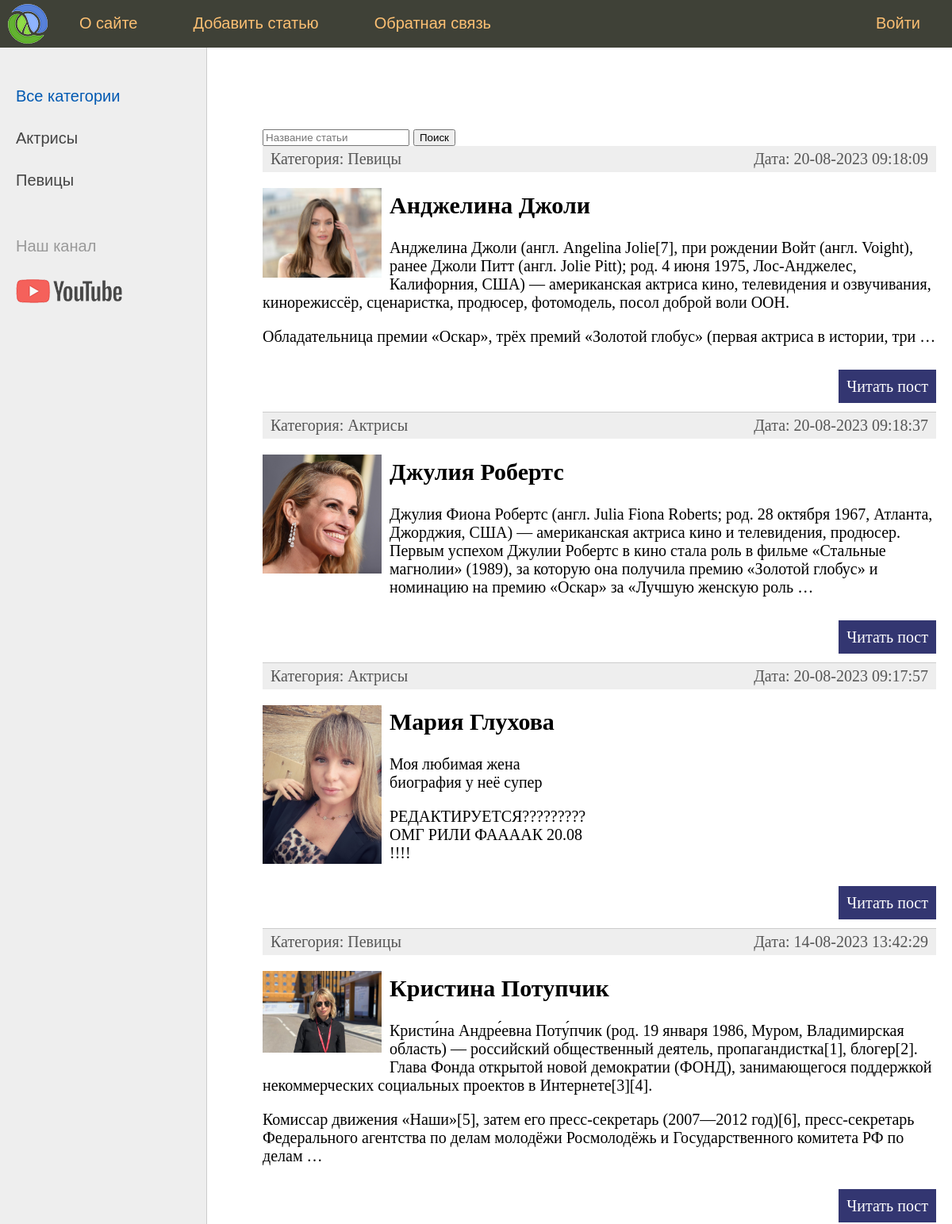
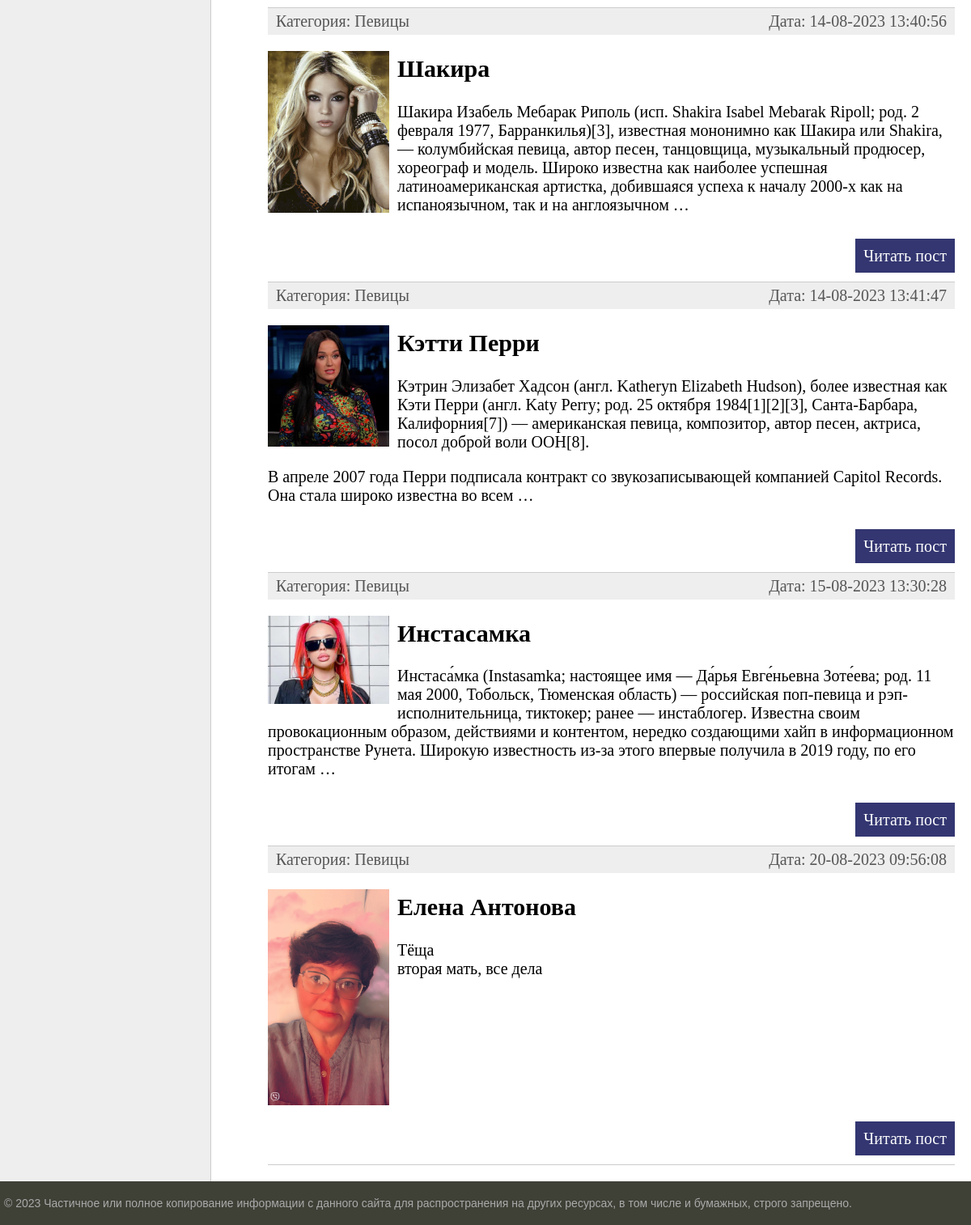
The page / on the database its author committed (2 pictures, top to bottom).
### women/models.py (models this page shows, shortened)
class Category(models.Model):
    name = models.CharField(max_length=100, db_index=True, verbose_name="Категория")
    slug = models.SlugField(max_length=255, unique=True, db_index=True, verbose_name="URL")
    def __str__(self):
        return self.name
    def get_absolute_url(self):
        return reverse('category', kwargs={'cat_slug': self.slug})
    class Meta:
        verbose_name = "Категории"
        verbose_name_plural = "Категории"
        ordering = ['id', 'name']

class Women(models.Model):
    title = models.CharField(max_length=255, verbose_name="Заголовок")
    slug = models.SlugField(max_length=255, unique=True, db_index=True, verbose_name="URL")
    content = models.TextField(blank=True, verbose_name="Текст статьи")
    photo = models.ImageField(upload_to="photos/%Y/%m/%d/", verbose_name="Фото")
    time_create = models.DateTimeField(auto_now_add=True, verbose_name="Время создания")
    time_update = models.DateTimeField(auto_now=True, verbose_name="Время изменения")
    is_published = models.BooleanField(default=True, verbose_name="Публикация")
    cat = models.ForeignKey('Category', on_delete=models.PROTECT, verbose_name="Категории")
    def get_absolute_url(self):
        return reverse('post', kwargs={'post_slug': self.slug})
    class Meta:
        verbose_name = "Известные женщины"
        verbose_name_plural = "Известные женщины"
        ordering = ['time_create', 'title']

### women/views.py (the view)
# urls.py: path('', IndexView.as_view(), name='home'),  # http://127.0.0.1:8000/women/ - 500 errr
class IndexView(View):
    def get(self, request, *args, **kwargs):
        search_query = request.GET.get('q', '')
        if search_query:
            posts = Women.objects.filter(Q(title__icontains=search_query))
        else:
            posts = Women.objects.all()
        context = {
            'posts': posts,
            'menu': menu,
            'title': 'Главная страница',
            'cat_selected': 0,
        }
        return render(request, 'women/index.html', context=context)

### women/templatetags/women_tags.py (called while the page is built)
@register.inclusion_tag('women/list_categories.html')
def show_categories(sort=None, cat_selected=0):
    if not sort:
        cats = Category.objects.all()
    else:
        cats = Category.objects.order_by(sort)
    return {"cats": cats, "cat_selected": cat_selected}

### women/templates/women/index.html (shortened to what this page needs)
{% extends 'women/base.html' %}
{% block content %}
<form class="form-inline my-2 my-lg-0" action="{% url 'home' %}">
    <input class="form-control mr-sm-2" type="search" placeholder="Название статьи" aria-label="Search" name="q">
    <button class="btn btn-outline-success my-2 my-sm-0" type="submit">Поиск</button>
</form>
<ul class="list-articles">
    {% for p in posts %}
    <li>
        <div class="article-panel">
            <p class="first">Категория: {{p.cat}}</p>
            <p class="last">Дата: {{p.time_update|date:"d-m-Y H:i:s"}}</p>
        </div>
        {% if p.photo %}
        <p><img class="img-article-left thumb" src="{{p.photo.url}}"></p>
        {% endif %}
        <h2>{{p.title}}</h2>
        {% autoescape on %}
        {{p.content|linebreaks|truncatewords:50}}
        {% endautoescape %}
        <p class="link-read-post"><a href="{{ p.get_absolute_url }}">Читать пост</a></p>
    </li>
    {% endfor %}
</ul>
{% endblock %}

### women/templates/women/list_categories.html
{% for c in cats %}
{% if c.pk == cat_selected %}
<li class="selected">{{c.name}}</li>
{% else %}
<li><a href="{{ c.get_absolute_url }}">{{c.name}}</a></li>
{% endif %}
{% endfor %}

### women/static/women/css/styles.css (style rules this page uses)
html, body { font-family: 'Arial'; margin: 0; padding: 0; height: 100%; width: 100%; color: #444; }
a { color: #0059b2; text-decoration: none; }
img { max-width: 600px; height: auto; }
img.img-article-left { max-width: 300px; height: auto; float: left; padding: 0 10px 10px 0; }
img.img-article-left.thumb { max-width: 150px; height: auto; }
p.link-read-post { text-align: right; }
p.link-read-post a { padding: 10px; min-width: 100px; background: #333671; color: #fff; text-decoration: none; }
div.article-panel { background: #eee; padding: 5px 10px 5px 10px; box-sizing: border-box; overflow: hidden; color: #555; }
div.article-panel p.first { margin: 0; float: left; }
div.article-panel p.last { margin: 0; float: right; }
ul.list-articles { list-style: none; margin: 0; padding: 0; }
ul.list-articles li { border-bottom: 1px solid #ccc; }
.left-chapters ul li { margin: 30px 0 0 0; color: #999; }
.left-chapters ul li a { color: #444; text-decoration: none; }

### rows shown on the page
Category: name "Актрисы"
Category: name "Певицы"
Women: cat "Певицы", time_update "20-08-2023 09:18:09", photo (picture), title "Анджелина Джоли", content "Анджелина Джоли (англ. Angelina Jolie[7], при рождении Войт (англ. Voight), ранее Джоли Питт (англ. Jolie Pitt); род. 4 июня 1975, Лос-Анджелес, Калифорния, США) — американская актриса кино, телевидения и озвучивания, кинорежиссёр, сценаристка, продюсер, фотомодель, посол доброй воли ООН. Обладательница премии «Оскар», трёх премий «Золотой глобус» (первая актриса в истории, три …"
Women: cat "Актрисы", time_update "20-08-2023 09:18:37", photo (picture), title "Джулия Робертс", content "Джулия Фиона Робертс (англ. Julia Fiona Roberts; род. 28 октября 1967, Атланта, Джорджия, США) — американская актриса кино и телевидения, продюсер. Первым успехом Джулии Робертс в кино стала роль в фильме «Стальные магнолии» (1989), за которую она получила премию «Золотой глобус» и номинацию на премию «Оскар» за «Лучшую женскую роль …"
Women: cat "Актрисы", time_update "20-08-2023 09:17:57", photo (picture), title "Мария Глухова", content "Моя любимая жена биография у неё супер РЕДАКТИРУЕТСЯ????????? ОМГ РИЛИ ФААААК 20.08 !!!!"
Women: cat "Певицы", time_update "14-08-2023 13:42:29", photo (picture), title "Кристина Потупчик", content "Кристи́на Андре́евна Поту́пчик (род. 19 января 1986, Муром, Владимирская область) — российский общественный деятель, пропагандистка[1], блогер[2]. Глава Фонда открытой новой демократии (ФОНД), занимающегося поддержкой некоммерческих социальных проектов в Интернете[3][4]. Комиссар движения «Наши»[5], затем его пресс-секретарь (2007—2012 год)[6], пресс-секретарь Федерального агентства по делам молодёжи Росмолодёжь и Государственного комитета РФ по делам …"
Women: cat "Певицы", time_update "14-08-2023 13:40:56", photo (picture), title "Шакира", content "Шакира Изабель Мебарак Риполь (исп. Shakira Isabel Mebarak Ripoll; род. 2 февраля 1977, Барранкилья)[3], известная мононимно как Шакира или Shakira, — колумбийская певица, автор песен, танцовщица, музыкальный продюсер, хореограф и модель. Широко известна как наиболее успешная латиноамериканская артистка, добившаяся успеха к началу 2000-х как на испаноязычном, так и на англоязычном …"
Women: cat "Певицы", time_update "14-08-2023 13:41:47", photo (picture), title "Кэтти Перри", content "Кэтрин Элизабет Хадсон (англ. Katheryn Elizabeth Hudson), более известная как Кэти Перри (англ. Katy Perry; род. 25 октября 1984[1][2][3], Санта-Барбара, Калифорния[7]) — американская певица, композитор, автор песен, актриса, посол доброй воли ООН[8]. В апреле 2007 года Перри подписала контракт со звукозаписывающей компанией Capitol Records. Она стала широко известна во всем …"
Women: cat "Певицы", time_update "15-08-2023 13:30:28", photo (picture), title "Инстасамка", content "Инстаса́мка (Instasamka; настоящее имя — Да́рья Евге́ньевна Зоте́ева; род. 11 мая 2000, Тобольск, Тюменская область) — российская поп-певица и рэп-исполнительница, тиктокер; ранее — инстаблогер. Известна своим провокационным образом, действиями и контентом, нередко создающими хайп в информационном пространстве Рунета. Широкую известность из-за этого впервые получила в 2019 году, по его итогам …"
Women: cat "Певицы", time_update "20-08-2023 09:56:08", photo (picture), title "Елена Антонова", content "Тёща вторая мать, все дела"

### other values the page prints
{{ m.title }} "О сайте" "Добавить статью" "Обратная связь"
{{ m.title }} "Войти"
